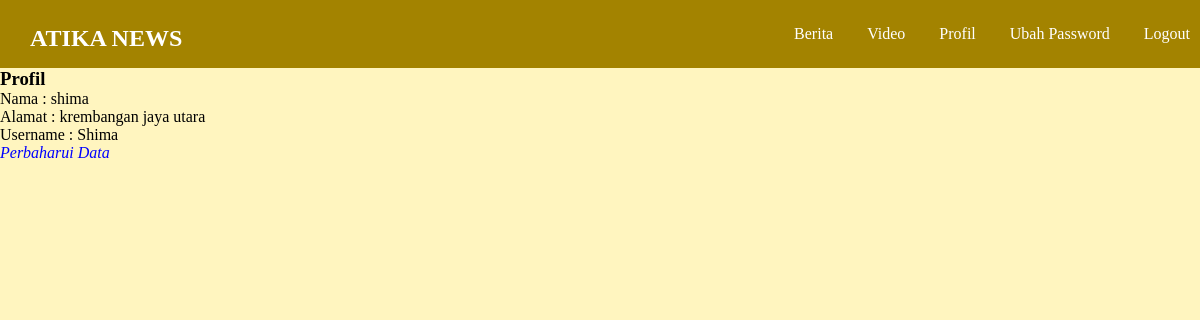
Screenshot of /atikanews/profile.php (signed in) with the database file from the repository.
### tables this page shows
CREATE TABLE `navbar_title` (
  `id_navbar` tinyint(4) NOT NULL DEFAULT 1,
  `navbar_header` varchar(30) NOT NULL
);

CREATE TABLE `users` (
  `id` int(11) NOT NULL,
  `username` varchar(30) DEFAULT NULL,
  `password` varchar(255) DEFAULT NULL,
  `nama_lengkap` varchar(50) NOT NULL,
  `alamat` varchar(50) NOT NULL,
  `role` tinyint(1) NOT NULL DEFAULT 0
);

### atikanews/Kelas/Database.php (called while the page is built, shortened)
<?php
class Database{
	private static $INSTANCE = NULL;
	private $mysqli,
			$HOST = 'localhost',
			$USER = 'root',
			$PASS = '',
			$DBNAME = 'atikanews';
	public function __construct()
	{
		$this->mysqli = new mysqli($this->HOST, $this->USER, $this->PASS, $this->DBNAME);
	}
	public static function getInstance()
	{
		if( self::$INSTANCE == NULL )
		{
			self::$INSTANCE = new Database();
		}
		return self::$INSTANCE;
	}
	public function get_data($table,$column,$username)
	{
		if ( !preg_match('/^[0-9]{1,}$/',$username) ){
			$username = "'" . $username . "'";
		}
		$query = "SELECT * FROM $table WHERE $column = $username";
		$query = $this->mysqli->query($query);
		while ( $data = $query->fetch_assoc() )
		{
			return $data;
		}
	}
}

### atikanews/core/init.php (called while the page is built, shortened)
<?php
	$user = new User();
?>

### atikanews/Kelas/User.php (called while the page is built, shortened)
<?php
class User{
	private $_db;
	public function __construct()
	{
		$this->_db = Database::getInstance();
	}
	public function get_data($table,$column,$value)
	{
		return ($this->_db->get_data($table,$column,$value));
	}
	public function is_admin($username)
	{
		$data = $this->_db->get_data('users','username',$username);
		if ( $data['role'] == 1){
			return true;
		} else {
			return false;
		}
	}
}

### atikanews/Kelas/Session.php (called while the page is built, shortened)
<?php
class Session
{
	public static function get_session($name)
	{
		return $_SESSION[$name];
	}
	public static function exists($name)
	{
		return ( isset($_SESSION[$name]) ) ? true : false;
	}
}

### atikanews/profile.php (the view, shortened to what this page needs)
<?php
	require_once 'core/init.php';
	$profile = $user->get_data('users','username',Session::get_session('username'));
	require_once 'templates/header.php';
?>
	<div class="profile">
		<h3 class="title-profile">Profil</h3>
		Nama : <?php echo $profile['nama_lengkap'];?><br/>
		Alamat : <?php echo $profile['alamat'];?><br/>
		Username : <?php echo $profile['username'];?><br/>
		<a href="change-profile.php">Perbaharui Data</a>
	</div>

### atikanews/templates/header.php (shortened to what this page needs)
<!DOCTYPE HTML>
<html lang="en">
<head>
	<link rel="stylesheet" href="assets/style.css">
</head>
<body>
	<header>
		<h2 class="navbar-title"><a href="#"><?php echo $user->get_data('navbar_title','id_navbar','1')['navbar_header'];?> </a></h2>
		<div class="navbar-menu">
			<?php
			if ( Session::exists('username') ){
			?>
				<?php
				if ( $user->is_admin( Session::get_session('username') ))
				{
				?>
					<a href="tambahberita.php">Tambah Berita</a>
					<a href="edit_display.php">Edit Display</a>
					<a href="tambahvideo.php">Tambah Video</a>
				<?php
			}
			?>
			<a href="news.php">Berita</a>
			<a href="video.php">Video</a>
			<a href="profile.php">Profil</a>
			<a href="changepass.php">Ubah Password</a>
			<a href="logout.php">Logout</a>
			<?php
			}else{
			?>
			<a href="login.php">Login</a>
			<a href="register.php">Register</a>
			<?php
		}
			?>
		</div>
	</header>

### atikanews/assets/style.css (style rules this page uses)
* { padding: 0px; margin: 0px; }
body { width: 100%; margin: 0px auto; background-color: #fff5bf; }
header { background-color: #a38300; color: #fff; width: 100%; padding: 15px 10px; }
a { color: #fff; text-decoration: none; }
.navbar-title { float: left; padding: 10px 0px 0px 20px; }
.navbar-menu { float: right; }
.navbar-menu a { display: inline-block; margin-right: 10px; padding: 10px; }
.profile a { color: blue; font-style: italic; }

### rows the page displays
navbar_title: navbar_header "ATIKA NEWS"
users: nama_lengkap "shima", alamat "krembangan jaya utara", username "Shima"
